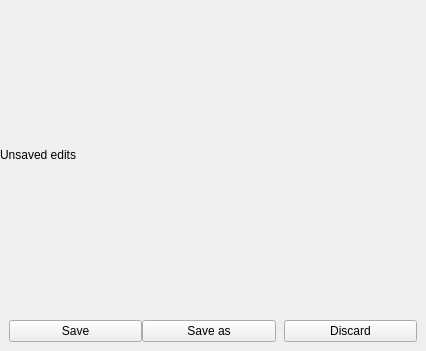
<?xml version="1.0" encoding="UTF-8"?>
<ui version="4.0">
 <class>SaveConfirmOverlay</class>
 <widget class="QWidget" name="SaveConfirmOverlay">
  <property name="geometry">
   <rect>
    <x>0</x>
    <y>0</y>
    <width>426</width>
    <height>351</height>
   </rect>
  </property>
  <property name="windowTitle">
   <string notr="true"/>
  </property>
  <property name="accessibleName">
   <string notr="true"/>
  </property>
  <layout class="QVBoxLayout" name="verticalLayout">
   <property name="spacing">
    <number>10</number>
   </property>
   <property name="sizeConstraint">
    <enum>QLayout::SetMinAndMaxSize</enum>
   </property>
   <property name="leftMargin">
    <number>0</number>
   </property>
   <property name="topMargin">
    <number>0</number>
   </property>
   <property name="rightMargin">
    <number>0</number>
   </property>
   <property name="bottomMargin">
    <number>0</number>
   </property>
   <item>
    <widget class="QWidget" name="header" native="true">
     <property name="accessibleName">
      <string notr="true">OverlayHeaderWidget</string>
     </property>
     <layout class="QHBoxLayout" name="horizontalLayout_2">
      <property name="spacing">
       <number>0</number>
      </property>
      <property name="sizeConstraint">
       <enum>QLayout::SetMinimumSize</enum>
      </property>
      <property name="leftMargin">
       <number>0</number>
      </property>
      <property name="topMargin">
       <number>0</number>
      </property>
      <property name="rightMargin">
       <number>0</number>
      </property>
      <property name="bottomMargin">
       <number>0</number>
      </property>
      <item>
       <widget class="IconWidget" name="headerIcon" native="true">
        <property name="accessibleName">
         <string notr="true">OverlayHeaderIcon</string>
        </property>
       </widget>
      </item>
      <item>
       <widget class="QLabel" name="label">
        <property name="sizePolicy">
         <sizepolicy hsizetype="Minimum" vsizetype="Preferred">
          <horstretch>1</horstretch>
          <verstretch>0</verstretch>
         </sizepolicy>
        </property>
        <property name="accessibleName">
         <string notr="true">OverlayHeaderLabel</string>
        </property>
        <property name="text">
         <string>Unsaved edits</string>
        </property>
        <property name="textInteractionFlags">
         <set>Qt::NoTextInteraction</set>
        </property>
       </widget>
      </item>
      <item>
       <widget class="IconButton" name="closeButton" native="true">
        <property name="accessibleName">
         <string notr="true">OverlayHeaderButton</string>
        </property>
       </widget>
      </item>
     </layout>
    </widget>
   </item>
   <item>
    <layout class="QHBoxLayout" name="horizontalLayout">
     <property name="spacing">
      <number>0</number>
     </property>
     <property name="sizeConstraint">
      <enum>QLayout::SetMinimumSize</enum>
     </property>
     <property name="leftMargin">
      <number>9</number>
     </property>
     <property name="topMargin">
      <number>0</number>
     </property>
     <property name="rightMargin">
      <number>9</number>
     </property>
     <property name="bottomMargin">
      <number>9</number>
     </property>
     <item>
      <widget class="QPushButton" name="saveButton">
       <property name="focusPolicy">
        <enum>Qt::NoFocus</enum>
       </property>
       <property name="accessibleName">
        <string notr="true">ButtonSetLeft</string>
       </property>
       <property name="text">
        <string>Save</string>
       </property>
      </widget>
     </item>
     <item>
      <widget class="QPushButton" name="saveAsButton">
       <property name="focusPolicy">
        <enum>Qt::NoFocus</enum>
       </property>
       <property name="accessibleName">
        <string notr="true">ButtonSetRight</string>
       </property>
       <property name="text">
        <string>Save as</string>
       </property>
      </widget>
     </item>
     <item>
      <spacer name="horizontalSpacer">
       <property name="orientation">
        <enum>Qt::Horizontal</enum>
       </property>
       <property name="sizeType">
        <enum>QSizePolicy::Fixed</enum>
       </property>
       <property name="sizeHint" stdset="0">
        <size>
         <width>8</width>
         <height>10</height>
        </size>
       </property>
      </spacer>
     </item>
     <item>
      <widget class="QPushButton" name="discardButton">
       <property name="focusPolicy">
        <enum>Qt::NoFocus</enum>
       </property>
       <property name="accessibleName">
        <string notr="true">Button</string>
       </property>
       <property name="text">
        <string>Discard</string>
       </property>
      </widget>
     </item>
    </layout>
   </item>
  </layout>
 </widget>
 <customwidgets>
  <customwidget>
   <class>IconButton</class>
   <extends>QWidget</extends>
   <header>gui/customWidgets/IconButton.h</header>
   <container>1</container>
  </customwidget>
  <customwidget>
   <class>IconWidget</class>
   <extends>QWidget</extends>
   <header>gui/customWidgets/IconWidget.h</header>
   <container>1</container>
  </customwidget>
 </customwidgets>
 <resources/>
 <connections>
  <connection>
   <sender>closeButton</sender>
   <signal>clicked()</signal>
   <receiver>SaveConfirmOverlay</receiver>
   <slot>hide()</slot>
   <hints>
    <hint type="sourcelabel">
     <x>400</x>
     <y>77</y>
    </hint>
    <hint type="destinationlabel">
     <x>427</x>
     <y>191</y>
    </hint>
   </hints>
  </connection>
 </connections>
</ui>
